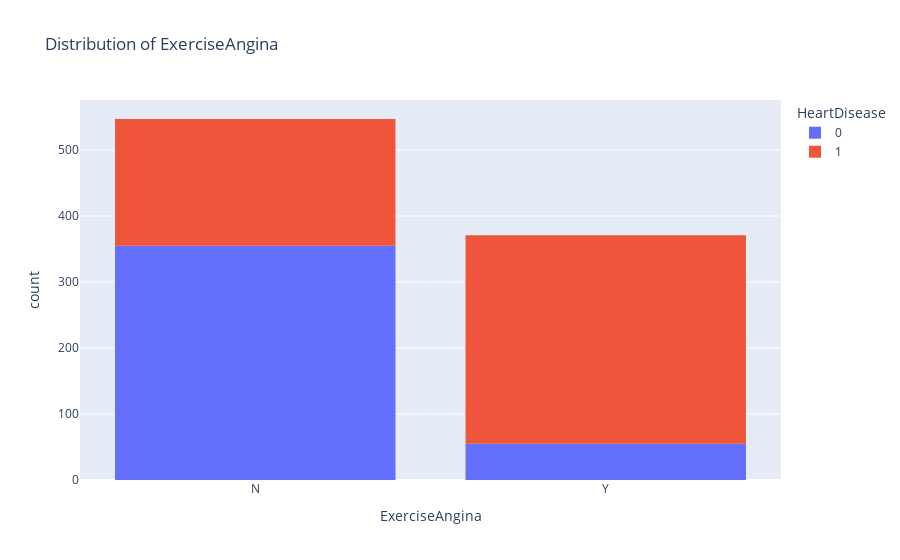

Notebook source saved alongside this figure:
### Code cell
fig=px.histogram(df,
                 x = "ExerciseAngina", color = 'HeartDisease',
                 hover_data = df.columns,
                 title = "Distribution of ExerciseAngina")
fig.show()

### Figure 1 — Plotly figure (JSON) as saved in the notebook; plotly's stock layout.template omitted (floating-point values rounded to 4 significant figures; data arrays with more than 128 entries replaced by an {"elided": "..."} marker saying what was removed)
{"data": [{"alignmentgroup": "True", "bingroup": "x", "hovertemplate": "HeartDisease=0<br>ExerciseAngina=%{x}<br>count=%{y}<extra></extra>", "legendgroup": "0", "marker": {"color": "#636efa", "pattern": {"shape": ""}}, "name": "0", "offsetgroup": "0", "orientation": "v", "showlegend": true, "type": "histogram", "x": {"elided": "410 str values"}, "xaxis": "x", "yaxis": "y"}, {"alignmentgroup": "True", "bingroup": "x", "hovertemplate": "HeartDisease=1<br>ExerciseAngina=%{x}<br>count=%{y}<extra></extra>", "legendgroup": "1", "marker": {"color": "#EF553B", "pattern": {"shape": ""}}, "name": "1", "offsetgroup": "1", "orientation": "v", "showlegend": true, "type": "histogram", "x": {"elided": "508 str values"}, "xaxis": "x", "yaxis": "y"}], "layout": {"barmode": "relative", "legend": {"title": {"text": "HeartDisease"}, "tracegroupgap": 0}, "title": {"text": "Distribution of ExerciseAngina"}, "xaxis": {"anchor": "y", "domain": [0, 1], "title": {"text": "ExerciseAngina"}}, "yaxis": {"anchor": "x", "domain": [0, 1], "title": {"text": "count"}}}}
